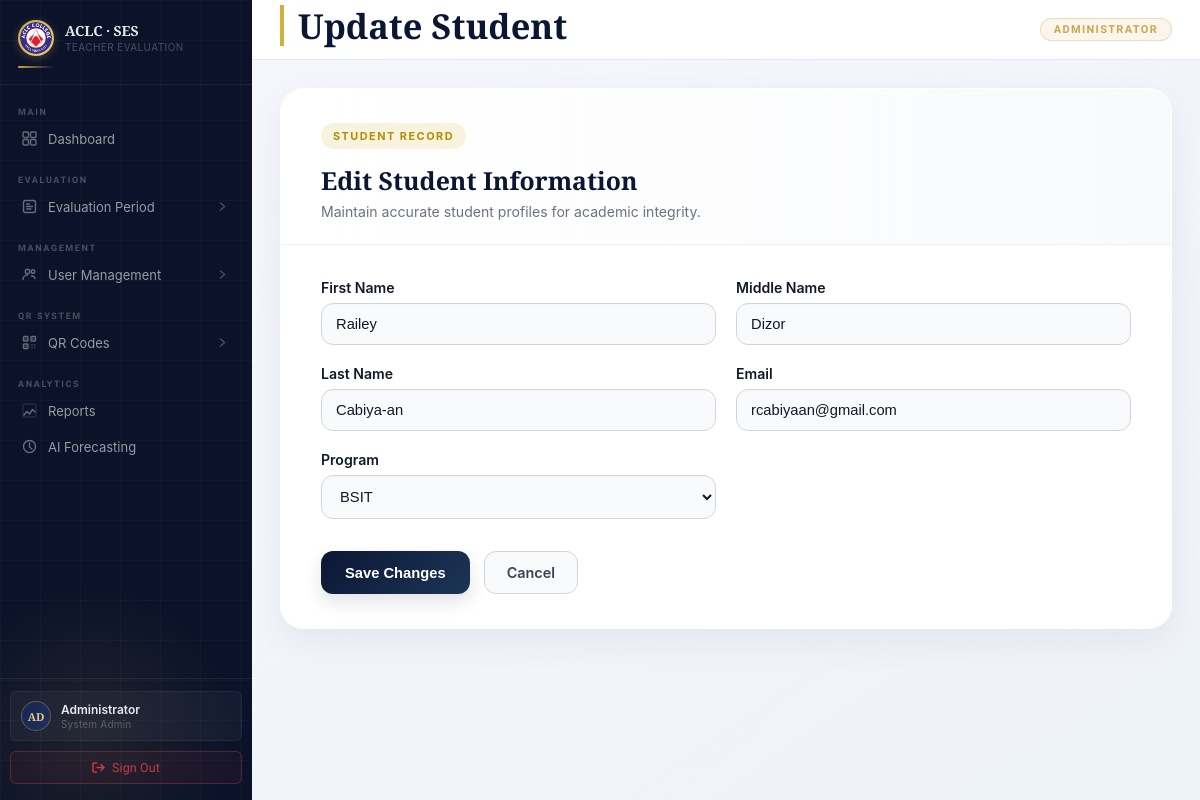
/students/update/11/ (signed in), run on the app's committed database.
### users/models.py (models this page shows, shortened)
class User(AbstractUser):
    ROLE_CHOICES = (
        ('admin', 'Admin'),
        ('student', 'Student'),
        ('instructor', 'Instructor'),
    )
    DEPARTMENT_CHOICES = (
        ('it', 'IT Department'),
        ('gened', 'General Education Department'),
    )
    PROGRAM_CHOICES = (
        ('it', 'BSIT'),
        ('cs', 'BSCS'),
        ('hm', 'BSHM'),
        ('ad', 'BSAD'),
        ('ac', 'BSA'),
    )
    email = models.EmailField(unique=True)
    middle_name = models.CharField(max_length=50, blank=True)
    role = models.CharField(max_length=20, choices=ROLE_CHOICES)
    department = models.CharField(max_length=20, choices=DEPARTMENT_CHOICES, blank=True, null=True)
    must_change_password = models.BooleanField(default=True)
    program = models.CharField(
    max_length=10,
    choices=PROGRAM_CHOICES,
    blank=True
)
    section = models.CharField(max_length=50, blank=True)
    USERNAME_FIELD = 'email'
    REQUIRED_FIELDS = ['username']

### users/views.py (the view)
    def wrapper(request, *args, **kwargs):
        response = view_func(request, *args, **kwargs)
        response['Cache-Control'] = 'no-cache, no-store, must-revalidate'
        response['Pragma'] = 'no-cache'
        response['Expires'] = '0'
        return response

### users/forms.py
class StudentUpdateForm(forms.ModelForm):
    class Meta:
        model = User
        fields = [
            'first_name',
            'middle_name',
            'last_name',
            'email',
            'program',
        ]

### users/views.py (called while the page is built)
def no_cache(view_func): # prevent caching
    def wrapper(request, *args, **kwargs):
        response = view_func(request, *args, **kwargs)
        response['Cache-Control'] = 'no-cache, no-store, must-revalidate'
        response['Pragma'] = 'no-cache'
        response['Expires'] = '0'
        return response
    return wrapper

@login_required
@no_cache
def update_student(request, pk):
    if request.user.role != 'admin':
        return redirect('login')
    student = get_object_or_404(User, pk=pk, role='student')
    form = StudentUpdateForm(request.POST or None, instance=student)
    if request.method == 'POST' and form.is_valid():
        form.save()
        messages.success(request, "Student updated successfully!")
        return redirect('create_student')
    return render(request, 'users/update_student.html', {
        'form': form,
        'student': student
    })

### users/templates/users/update_student.html (shortened to what this page needs)
{% extends 'base.html' %}
{% load static %}
{% block page_title %}Update Student{% endblock %}
{% block extra_css %}
<link rel="stylesheet" href="{% static 'users/css/student_update.css' %}">
{% endblock %}
{% block content %}
<div class="student-update-wrapper container-fluid py-4 px-3 px-lg-5">
    <div class="update-card">
        <div class="update-card-header">
            <div>
                <span class="section-badge">Student Record</span>
                <h2>Edit Student Information</h2>
                <p>Maintain accurate student profiles for academic integrity.</p>
            </div>
        </div>
        <div class="update-card-body">
            <form method="POST" class="student-form-grid" novalidate>
                <div class="form-group">
                    <label>First Name</label>
                    {{ form.first_name }}
                </div>
                <div class="form-group">
                    <label>Middle Name</label>
                    {{ form.middle_name }}
                </div>
                <div class="form-group">
                    <label>Last Name</label>
                    {{ form.last_name }}
                </div>
                <div class="form-group">
                    <label>Email</label>
                    {{ form.email }}
                </div>
                <div class="form-group">
                    <label>Program</label>
                    {{ form.program }}
                </div>
                <div class="form-actions full-row">
                    <button type="submit" class="btn save-btn">
                         Save Changes
                    </button>
                    <a href="{% url 'create_student' %}" class="btn cancel-btn">
                        Cancel
                    </a>
                </div>
            </form>
        </div>
    </div>
</div>
{% endblock %}

### users/static/users/css/student_update.css (style rules this page uses)
body { background: linear-gradient(to bottom right, #f5f7fb, #eef2f9); font-family: 'Inter', sans-serif; color: #1f2937; }
.student-update-wrapper { max-width: 1280px; margin: auto; }
.update-card { background: rgba(255, 255, 255, 0.96); border-radius: 24px; box-shadow: 0 12px 35px rgba(15, 23, 42, 0.06); overflow: hidden; border: 1px solid rgba(255,255,255,0.8); backdrop-filter: blur(10px); }
.update-card-header { display: flex; justify-content: space-between; align-items: center; padding: 34px 40px 24px; border-bottom: 1px solid #edf2f7; background: linear-gradient(to right, #ffffff, #f9fafc); }
.section-badge { display: inline-block; background: #f8f3df; color: #b58b00; font-size: 0.68rem; font-weight: 700; letter-spacing: 1.5px; text-transform: uppercase; padding: 6px 12px; border-radius: 18px; margin-bottom: 14px; }
.update-card-header h2 { font-family: 'Playfair Display', serif; font-size: 1.55rem; color: #0b1633; font-weight: 700; margin-bottom: 6px; }
.update-card-header p { color: #6b7280; margin: 0; font-size: 0.88rem; }
.update-card-body { padding: 34px 40px; }
.student-form-grid { display: grid; grid-template-columns: repeat(2, 1fr); gap: 20px; }
.full-row { grid-column: span 2; }
.form-group label { display: block; font-weight: 600; font-size: 0.88rem; color: #111827; margin-bottom: 7px; }
.form-group input, .form-group select, .form-group textarea { width: 100%; padding: 12px 14px; border: 1px solid #d1d5db; border-radius: 12px; background: #f9fafb; font-size: 0.92rem; color: #111827; transition: all 0.3s ease; box-shadow: inset 0 1px 2px rgba(0,0,0,0.02); }
.form-actions { display: flex; gap: 14px; margin-top: 12px; flex-wrap: wrap; }
.save-btn { background: linear-gradient(135deg, #0b1633, #1d3557); color: white; border: none; padding: 12px 24px; border-radius: 12px; font-weight: 600; font-size: 0.92rem; text-decoration: none; box-shadow: 0 8px 18px rgba(11, 22, 51, 0.12); transition: all 0.3s ease; }
.cancel-btn { background: #f9fafb; color: #374151; border: 1px solid #d1d5db; padding: 12px 22px; border-radius: 12px; font-weight: 600; font-size: 0.9rem; text-decoration: none; transition: all 0.3s ease; }

### templates/base.html (style rules this page uses)
:root { --sidebar-w: 252px; --topbar-h: 60px; --sb-bg: #0b1229; --sb-bg-deep: #06091a; --sb-border: rgba(255,255,255,0.07); --sb-text: rgba(255,255,255,0.58); --sb-text-strong: rgba(255,255,255,0.90); --sb-label: rgba(255,255,255,0.26); --sb-hover-bg: rgba(255,255,255,0.06); --sb-active-bg: rgba(201,168,76,0.14); --sb-active-bar: #c9a84c; --sb-accent: #e8c97a; --main-bg: #f7f8fc; --topbar-bg: #ffffff; --topbar-border: #e2e8f0; --navy-950: #06091a; --navy-900: #0b1229; --navy-800: #0f1d40; --navy-700: #162550; --navy-600: #1e3163; --navy-400: #3a5598; --gold: #c9a84c; --gold-light:#e8c97a; --white: #ffffff; --slate-100: #f1f5f9; --slate-200: #e2e8f0; --slate-400: #94a3b8; --slate-500: #64748b; --slate-600: #475569; --slate-700: #334155; --slate-900: #0f172a; --red-500: #ef4444; --font-display: 'Playfair Display', Georgia, serif; --font-body: 'Source Sans 3', system-ui, sans-serif; --r-sm: 6px; --r-md: 10px; --r-lg: 16px; }
*, *::before, *::after { margin: 0; padding: 0; box-sizing: border-box; }
html { font-size: 16px; }
body { font-family: var(--font-body); background: var(--main-bg); -webkit-font-smoothing: antialiased; -moz-osx-font-smoothing: grayscale; }

### data on the page
User: first_name "Railey", middle_name "Dizor", last_name "Cabiya-an", email "rcabiyaan@gmail.com", program "BSIT"
